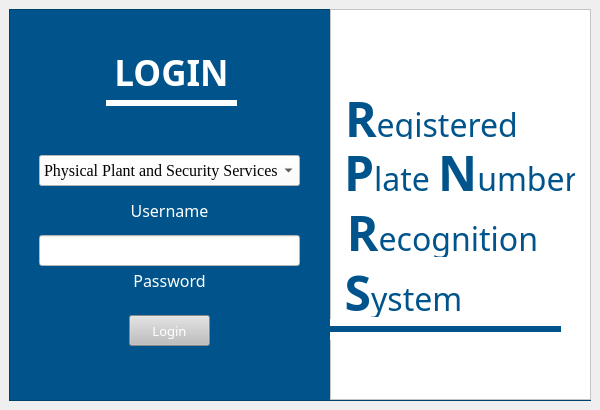
<?xml version="1.0" encoding="UTF-8"?>
<ui version="4.0">
 <class>LoginWindow</class>
 <widget class="QMainWindow" name="LoginWindow">
  <property name="windowModality">
   <enum>Qt::ApplicationModal</enum>
  </property>
  <property name="geometry">
   <rect>
    <x>0</x>
    <y>0</y>
    <width>600</width>
    <height>410</height>
   </rect>
  </property>
  <property name="sizePolicy">
   <sizepolicy hsizetype="Fixed" vsizetype="Fixed">
    <horstretch>0</horstretch>
    <verstretch>0</verstretch>
   </sizepolicy>
  </property>
  <property name="minimumSize">
   <size>
    <width>600</width>
    <height>410</height>
   </size>
  </property>
  <property name="maximumSize">
   <size>
    <width>600</width>
    <height>410</height>
   </size>
  </property>
  <property name="windowTitle">
   <string>RPNRS - LOGIN</string>
  </property>
  <widget class="QWidget" name="centralwidget">
   <layout class="QVBoxLayout" name="verticalLayout">
    <item>
     <widget class="QFrame" name="frame">
      <property name="font">
       <font>
        <family>Times New Roman</family>
        <pointsize>9</pointsize>
       </font>
      </property>
      <property name="styleSheet">
       <string notr="true">background-color: rgb(0, 84, 139);</string>
      </property>
      <property name="frameShape">
       <enum>QFrame::StyledPanel</enum>
      </property>
      <property name="frameShadow">
       <enum>QFrame::Raised</enum>
      </property>
      <widget class="QLabel" name="lblUsername">
       <property name="geometry">
        <rect>
         <x>100</x>
         <y>186</y>
         <width>121</width>
         <height>31</height>
        </rect>
       </property>
       <property name="font">
        <font>
         <family>Century Gothic</family>
         <pointsize>12</pointsize>
         <weight>50</weight>
         <bold>false</bold>
        </font>
       </property>
       <property name="styleSheet">
        <string notr="true">color: rgb(255, 255, 255);</string>
       </property>
       <property name="text">
        <string>Username</string>
       </property>
       <property name="alignment">
        <set>Qt::AlignCenter</set>
       </property>
      </widget>
      <widget class="QLabel" name="lblPassword">
       <property name="geometry">
        <rect>
         <x>100</x>
         <y>256</y>
         <width>121</width>
         <height>31</height>
        </rect>
       </property>
       <property name="font">
        <font>
         <family>Century Gothic</family>
         <pointsize>12</pointsize>
         <weight>50</weight>
         <bold>false</bold>
        </font>
       </property>
       <property name="styleSheet">
        <string notr="true">color: rgb(255, 255, 255);</string>
       </property>
       <property name="text">
        <string>Password</string>
       </property>
       <property name="alignment">
        <set>Qt::AlignCenter</set>
       </property>
      </widget>
      <widget class="QLineEdit" name="passwordEdit">
       <property name="geometry">
        <rect>
         <x>30</x>
         <y>226</y>
         <width>261</width>
         <height>31</height>
        </rect>
       </property>
       <property name="font">
        <font>
         <family>Times New Roman</family>
         <pointsize>12</pointsize>
        </font>
       </property>
       <property name="styleSheet">
        <string notr="true">background-color: rgb(255, 255, 255);
color: rgb(0, 0, 0);</string>
       </property>
       <property name="inputMethodHints">
        <set>Qt::ImhHiddenText|Qt::ImhNoAutoUppercase|Qt::ImhNoPredictiveText|Qt::ImhSensitiveData</set>
       </property>
       <property name="echoMode">
        <enum>QLineEdit::Password</enum>
       </property>
       <property name="alignment">
        <set>Qt::AlignCenter</set>
       </property>
      </widget>
      <widget class="QPushButton" name="btnLogin">
       <property name="geometry">
        <rect>
         <x>120</x>
         <y>306</y>
         <width>81</width>
         <height>31</height>
        </rect>
       </property>
       <property name="font">
        <font>
         <family>Century Gothic</family>
         <pointsize>10</pointsize>
        </font>
       </property>
       <property name="styleSheet">
        <string notr="true">background-color: rgb(190, 190, 190);
color: rgb(255, 255, 255);</string>
       </property>
       <property name="text">
        <string>Login</string>
       </property>
       <property name="autoDefault">
        <bool>false</bool>
       </property>
       <property name="default">
        <bool>false</bool>
       </property>
       <property name="flat">
        <bool>false</bool>
       </property>
      </widget>
      <widget class="QComboBox" name="usernameEdit">
       <property name="enabled">
        <bool>true</bool>
       </property>
       <property name="geometry">
        <rect>
         <x>30</x>
         <y>146</y>
         <width>261</width>
         <height>31</height>
        </rect>
       </property>
       <property name="font">
        <font>
         <family>Times New Roman</family>
         <pointsize>12</pointsize>
        </font>
       </property>
       <property name="focusPolicy">
        <enum>Qt::TabFocus</enum>
       </property>
       <property name="autoFillBackground">
        <bool>false</bool>
       </property>
       <property name="styleSheet">
        <string notr="true">background-color: rgb(255, 255, 255);
color: rgb(0, 0, 0);</string>
       </property>
       <property name="editable">
        <bool>false</bool>
       </property>
       <property name="currentIndex">
        <number>0</number>
       </property>
       <item>
        <property name="text">
         <string>Physical Plant and Security Services</string>
        </property>
       </item>
       <item>
        <property name="text">
         <string>Security Personnel</string>
        </property>
       </item>
      </widget>
      <widget class="QLabel" name="lblSystem">
       <property name="geometry">
        <rect>
         <x>329</x>
         <y>250</y>
         <width>131</width>
         <height>58</height>
        </rect>
       </property>
       <property name="font">
        <font>
         <family>Century Gothic</family>
         <pointsize>16</pointsize>
         <weight>50</weight>
         <italic>false</italic>
         <bold>false</bold>
        </font>
       </property>
       <property name="styleSheet">
        <string notr="true">font: 16pt &quot;Century Gothic&quot;;
color: rgb(0, 84, 139);
background-color: rgb(255, 255, 255);</string>
       </property>
       <property name="text">
        <string>&lt;html&gt;&lt;head/&gt;&lt;body&gt;&lt;p&gt;&lt;span style=&quot; font-size:36pt; font-weight:600;&quot;&gt;S&lt;/span&gt;&lt;span style=&quot; font-size:24pt;&quot;&gt;ystem&lt;/span&gt;&lt;/p&gt;&lt;/body&gt;&lt;/html&gt;</string>
       </property>
       <property name="textFormat">
        <enum>Qt::RichText</enum>
       </property>
       <property name="alignment">
        <set>Qt::AlignCenter</set>
       </property>
      </widget>
      <widget class="QLabel" name="lblRecognition">
       <property name="geometry">
        <rect>
         <x>323</x>
         <y>190</y>
         <width>221</width>
         <height>58</height>
        </rect>
       </property>
       <property name="font">
        <font>
         <family>Century Gothic</family>
         <pointsize>16</pointsize>
         <weight>50</weight>
         <italic>false</italic>
         <bold>false</bold>
        </font>
       </property>
       <property name="styleSheet">
        <string notr="true">font: 16pt &quot;Century Gothic&quot;;
color: rgb(0, 84, 139);
background-color: rgb(255, 255, 255);</string>
       </property>
       <property name="text">
        <string>&lt;html&gt;&lt;head/&gt;&lt;body&gt;&lt;p&gt;&lt;span style=&quot; font-size:36pt; font-weight:600;&quot;&gt;R&lt;/span&gt;&lt;span style=&quot; font-size:24pt;&quot;&gt;ecognition&lt;/span&gt;&lt;/p&gt;&lt;/body&gt;&lt;/html&gt;</string>
       </property>
       <property name="textFormat">
        <enum>Qt::RichText</enum>
       </property>
       <property name="alignment">
        <set>Qt::AlignCenter</set>
       </property>
      </widget>
      <widget class="QLabel" name="lblPlateNumber">
       <property name="geometry">
        <rect>
         <x>335</x>
         <y>130</y>
         <width>231</width>
         <height>58</height>
        </rect>
       </property>
       <property name="font">
        <font>
         <family>Century Gothic</family>
         <pointsize>16</pointsize>
         <weight>50</weight>
         <italic>false</italic>
         <bold>false</bold>
        </font>
       </property>
       <property name="styleSheet">
        <string notr="true">font: 16pt &quot;Century Gothic&quot;;
color: rgb(0, 84, 139);
background-color: rgb(255, 255, 255);</string>
       </property>
       <property name="text">
        <string>&lt;html&gt;&lt;head/&gt;&lt;body&gt;&lt;p&gt;&lt;span style=&quot; font-size:36pt; font-weight:600;&quot;&gt;P&lt;/span&gt;&lt;span style=&quot; font-size:24pt;&quot;&gt;late &lt;/span&gt;&lt;span style=&quot; font-size:36pt; font-weight:600;&quot;&gt;N&lt;/span&gt;&lt;span style=&quot; font-size:24pt;&quot;&gt;umber&lt;/span&gt;&lt;/p&gt;&lt;/body&gt;&lt;/html&gt;</string>
       </property>
       <property name="textFormat">
        <enum>Qt::RichText</enum>
       </property>
       <property name="alignment">
        <set>Qt::AlignCenter</set>
       </property>
      </widget>
      <widget class="QFrame" name="frameTitle">
       <property name="geometry">
        <rect>
         <x>321</x>
         <y>0</y>
         <width>261</width>
         <height>391</height>
        </rect>
       </property>
       <property name="styleSheet">
        <string notr="true">background-color: rgb(255, 255, 255);</string>
       </property>
       <property name="frameShape">
        <enum>QFrame::StyledPanel</enum>
       </property>
       <property name="frameShadow">
        <enum>QFrame::Raised</enum>
       </property>
       <widget class="QLabel" name="lblRegistered">
        <property name="geometry">
         <rect>
          <x>15</x>
          <y>76</y>
          <width>171</width>
          <height>58</height>
         </rect>
        </property>
        <property name="palette">
         <palette>
          <active>
           <colorrole role="WindowText">
            <brush brushstyle="SolidPattern">
             <color alpha="255">
              <red>0</red>
              <green>84</green>
              <blue>139</blue>
             </color>
            </brush>
           </colorrole>
           <colorrole role="Button">
            <brush brushstyle="SolidPattern">
             <color alpha="255">
              <red>255</red>
              <green>255</green>
              <blue>255</blue>
             </color>
            </brush>
           </colorrole>
           <colorrole role="Text">
            <brush brushstyle="SolidPattern">
             <color alpha="255">
              <red>0</red>
              <green>84</green>
              <blue>139</blue>
             </color>
            </brush>
           </colorrole>
           <colorrole role="ButtonText">
            <brush brushstyle="SolidPattern">
             <color alpha="255">
              <red>0</red>
              <green>84</green>
              <blue>139</blue>
             </color>
            </brush>
           </colorrole>
           <colorrole role="Base">
            <brush brushstyle="SolidPattern">
             <color alpha="255">
              <red>255</red>
              <green>255</green>
              <blue>255</blue>
             </color>
            </brush>
           </colorrole>
           <colorrole role="Window">
            <brush brushstyle="SolidPattern">
             <color alpha="255">
              <red>255</red>
              <green>255</green>
              <blue>255</blue>
             </color>
            </brush>
           </colorrole>
          </active>
          <inactive>
           <colorrole role="WindowText">
            <brush brushstyle="SolidPattern">
             <color alpha="255">
              <red>0</red>
              <green>84</green>
              <blue>139</blue>
             </color>
            </brush>
           </colorrole>
           <colorrole role="Button">
            <brush brushstyle="SolidPattern">
             <color alpha="255">
              <red>255</red>
              <green>255</green>
              <blue>255</blue>
             </color>
            </brush>
           </colorrole>
           <colorrole role="Text">
            <brush brushstyle="SolidPattern">
             <color alpha="255">
              <red>0</red>
              <green>84</green>
              <blue>139</blue>
             </color>
            </brush>
           </colorrole>
           <colorrole role="ButtonText">
            <brush brushstyle="SolidPattern">
             <color alpha="255">
              <red>0</red>
              <green>84</green>
              <blue>139</blue>
             </color>
            </brush>
           </colorrole>
           <colorrole role="Base">
            <brush brushstyle="SolidPattern">
             <color alpha="255">
              <red>255</red>
              <green>255</green>
              <blue>255</blue>
             </color>
            </brush>
           </colorrole>
           <colorrole role="Window">
            <brush brushstyle="SolidPattern">
             <color alpha="255">
              <red>255</red>
              <green>255</green>
              <blue>255</blue>
             </color>
            </brush>
           </colorrole>
          </inactive>
          <disabled>
           <colorrole role="WindowText">
            <brush brushstyle="SolidPattern">
             <color alpha="255">
              <red>0</red>
              <green>84</green>
              <blue>139</blue>
             </color>
            </brush>
           </colorrole>
           <colorrole role="Button">
            <brush brushstyle="SolidPattern">
             <color alpha="255">
              <red>255</red>
              <green>255</green>
              <blue>255</blue>
             </color>
            </brush>
           </colorrole>
           <colorrole role="Text">
            <brush brushstyle="SolidPattern">
             <color alpha="255">
              <red>0</red>
              <green>84</green>
              <blue>139</blue>
             </color>
            </brush>
           </colorrole>
           <colorrole role="ButtonText">
            <brush brushstyle="SolidPattern">
             <color alpha="255">
              <red>0</red>
              <green>84</green>
              <blue>139</blue>
             </color>
            </brush>
           </colorrole>
           <colorrole role="Base">
            <brush brushstyle="SolidPattern">
             <color alpha="255">
              <red>255</red>
              <green>255</green>
              <blue>255</blue>
             </color>
            </brush>
           </colorrole>
           <colorrole role="Window">
            <brush brushstyle="SolidPattern">
             <color alpha="255">
              <red>255</red>
              <green>255</green>
              <blue>255</blue>
             </color>
            </brush>
           </colorrole>
          </disabled>
         </palette>
        </property>
        <property name="font">
         <font>
          <family>Century Gothic</family>
          <pointsize>16</pointsize>
          <weight>50</weight>
          <italic>false</italic>
          <bold>false</bold>
         </font>
        </property>
        <property name="styleSheet">
         <string notr="true">font: 16pt &quot;Century Gothic&quot;;
color: rgb(0, 84, 139);
background-color: rgb(255, 255, 255);</string>
        </property>
        <property name="text">
         <string>&lt;html&gt;&lt;head/&gt;&lt;body&gt;&lt;p&gt;&lt;span style=&quot; font-size:36pt; font-weight:600; color:#00548b;&quot;&gt;R&lt;/span&gt;&lt;span style=&quot; font-size:24pt; color:#00548b;&quot;&gt;egistered&lt;/span&gt;&lt;/p&gt;&lt;/body&gt;&lt;/html&gt;</string>
        </property>
        <property name="textFormat">
         <enum>Qt::RichText</enum>
        </property>
        <property name="alignment">
         <set>Qt::AlignCenter</set>
        </property>
       </widget>
       <widget class="Line" name="line">
        <property name="geometry">
         <rect>
          <x>0</x>
          <y>310</y>
          <width>231</width>
          <height>21</height>
         </rect>
        </property>
        <property name="autoFillBackground">
         <bool>false</bool>
        </property>
        <property name="styleSheet">
         <string notr="true">color: rgb(0, 84, 139);</string>
        </property>
        <property name="frameShadow">
         <enum>QFrame::Plain</enum>
        </property>
        <property name="lineWidth">
         <number>6</number>
        </property>
        <property name="orientation">
         <enum>Qt::Horizontal</enum>
        </property>
       </widget>
      </widget>
      <widget class="QLabel" name="lblSystem_2">
       <property name="geometry">
        <rect>
         <x>97</x>
         <y>35</y>
         <width>131</width>
         <height>58</height>
        </rect>
       </property>
       <property name="font">
        <font>
         <family>Century Gothic</family>
         <pointsize>16</pointsize>
         <weight>50</weight>
         <italic>false</italic>
         <bold>false</bold>
        </font>
       </property>
       <property name="styleSheet">
        <string notr="true">font: 16pt &quot;Century Gothic&quot;;
color: rgb(255, 255, 255);</string>
       </property>
       <property name="text">
        <string>&lt;html&gt;&lt;head/&gt;&lt;body&gt;&lt;p&gt;&lt;span style=&quot; font-size:26pt; font-weight:600;&quot;&gt;LOGIN&lt;/span&gt;&lt;/p&gt;&lt;/body&gt;&lt;/html&gt;</string>
       </property>
       <property name="textFormat">
        <enum>Qt::RichText</enum>
       </property>
       <property name="alignment">
        <set>Qt::AlignCenter</set>
       </property>
      </widget>
      <widget class="Line" name="line_2">
       <property name="geometry">
        <rect>
         <x>97</x>
         <y>84</y>
         <width>131</width>
         <height>21</height>
        </rect>
       </property>
       <property name="autoFillBackground">
        <bool>false</bool>
       </property>
       <property name="styleSheet">
        <string notr="true">color: rgb(255, 255, 255);</string>
       </property>
       <property name="frameShadow">
        <enum>QFrame::Plain</enum>
       </property>
       <property name="lineWidth">
        <number>6</number>
       </property>
       <property name="orientation">
        <enum>Qt::Horizontal</enum>
       </property>
      </widget>
      <zorder>frameTitle</zorder>
      <zorder>lblUsername</zorder>
      <zorder>lblPassword</zorder>
      <zorder>passwordEdit</zorder>
      <zorder>btnLogin</zorder>
      <zorder>usernameEdit</zorder>
      <zorder>lblSystem</zorder>
      <zorder>lblRecognition</zorder>
      <zorder>lblPlateNumber</zorder>
      <zorder>lblSystem_2</zorder>
      <zorder>line_2</zorder>
     </widget>
    </item>
   </layout>
  </widget>
 </widget>
 <resources/>
 <connections/>
</ui>
